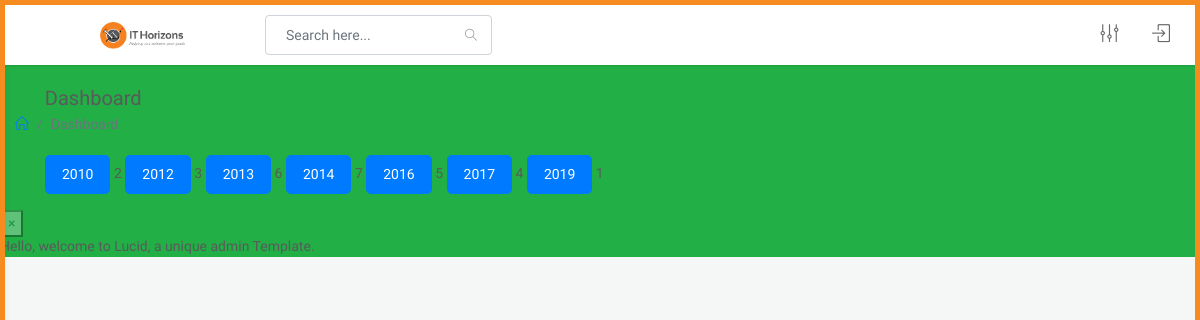
The page / on the database its author committed.
### payroll_app/models.py (models this page shows)
class Year(models.Model):
    year = models.IntegerField(unique=True)
    def __str__(self):
        return '%s' %(self.year)

### payroll_app/views.py (the view)
# urls.py: path('', index),
def index(request):
    years = Year.objects.all().order_by('year')
    return render(request, 'payroll/index.html', {'years': years})

### templates/payroll/index.html (shortened to what this page needs)
{% extends 'base.html' %}
{% block content %}
    {% for year in years %}
    <a class="btn btn-lg btn-primary" href="{% url 'year_month' year.id %}"> {{ year }} </a>
    {{ year.id }}
    {% endfor %}
{% endblock %}

### static/assets/css/color_skins.css (style rules this page uses)
.theme-orange:before,.theme-orange:after { background:#f68c1f }

### rows shown on the page
Year: year "2010", id "2"
Year: year "2012", id "3"
Year: year "2013", id "6"
Year: year "2014", id "7"
Year: year "2016", id "5"
Year: year "2017", id "4"
Year: year "2019", id "1"
